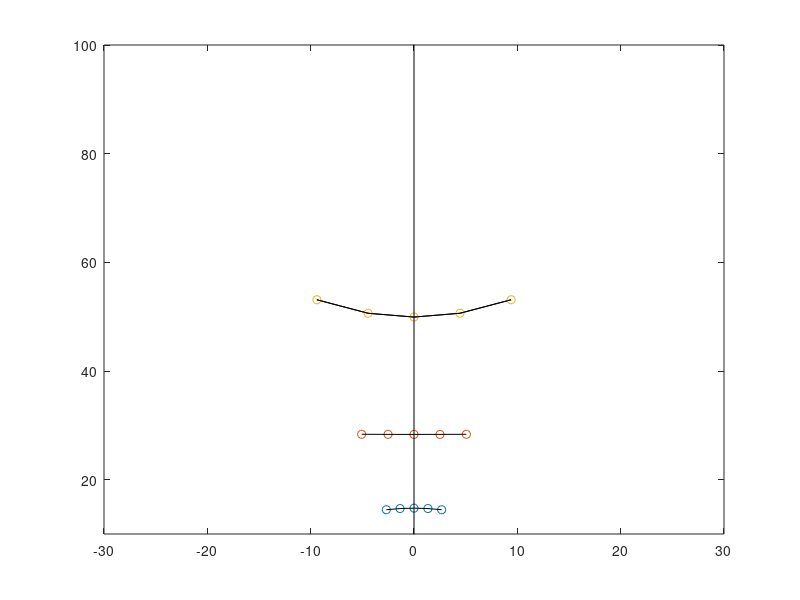

Write MATLAB code to recreate this figure.
% This function calculates the Horizontal Horopter curve
clc;
clear all;

% Declaration of parameters which are subject dependent and determined
% experimentally in A.Zajaczkowska.

%ro=89.70;%107.9;
% For A.J. set sg = 12.32 x0 = 50 for concave,80.79 for straight
%and 180 for convex. pd=6.48,f2=3.3.
%For T.K set sg = 12.32 x0=70 for concave,x0=101.51 for straight line
%and 140 for convex,pd=6.70,f2=3.35.
%For S.V.S. set sg = 3.32 x0=15 for concave,x0=28.46  for straight line
%and 50 for convex,pd=6.60,f2=3.30.

% This part simulate the concave horopter
sg=3.32;%modification 3.32,12.32
xo= 15; % modification 15    %50;%75;   %75; %65  %300.0;%107.9
pd=6.60;%6.60
f2=3.30; % f=pd;f2=f/2;
%%p1=-10:0.2:10;
p1=-10:5:10;
%phi=(pi/180)*(-10);
phi=(pi/180).*(p1);
gmo=pd/xo;
gm=(1/sg).*acosh(cos(phi).*cosh(sg.*gmo));
%gm=0.0594;
%phi= acos(cos(sg*gmo)/cos(sg*gmo));
%phi=-(pi/180)*(5);
x= f2.*((cos(2.*phi)+cos(gm))./sin(gm));
y=f2.*sin(2.*phi)./sin(gm);

% % plot(y,x,'k');
% % axis([-30 30 60 80]);
% % xlabel('Horizontal distance in pixel');
% % ylabel('Vertical distance in pixel');
% % figure();

% % This part simulate straight horopter
xo=28.46;% modification 28.46      %100; %65  %300.0;%107.9
pd=6.60;%modification 6.60
f2=3.30;
%f=pd;
%f2=f/2;
%p1=-10:0.1:10;
p1=-10:5:10;

%phi=(pi/180)*(-10);
phi=(pi/180).*(p1);
gmo=pd/xo;
gm=(1/sg).*acosh(cos(phi).*cosh(sg.*gmo));
%gm=0.0594;
%phi= acos(cos(sg*gmo)/cos(sg*gmo));
%phi=-(pi/180)*(5);
x1= f2.*((cos(2.*phi)+cos(gm))./sin(gm));
y1=f2.*sin(2.*phi)./sin(gm);

% % plot(y1,x1,'k');%,x2,y2,'k.-');
% % %plot(y,x,'k--');
% % xlabel('Horizontal distance in pixel');
% % ylabel('Vertical distance in pixel');
% % axis([-30 30 60 200]);
% % figure();

% This part simulates convex horopter

xo=50;%180;%300; %65  %300.0;%107.9
pd=6.60;%modification 6.60
f2=3.30; % f=pd;f2=f/2;
%p1=-10:0.1:10;
p1=-10:5:10;
%phi=(pi/180)*(-10);
phi=(pi/180).*(p1);
gmo=pd/xo;
gm=(1/sg).*acosh(cos(phi).*cosh(sg.*gmo));
%gm=0.0594;
%phi= acos(cos(sg*gmo)/cos(sg*gmo));
%phi=-(pi/180)*(5);
x2= f2.*((cos(2.*phi)+cos(gm))./sin(gm));
y2=f2.*sin(2.*phi)./sin(gm);

plot(y2,x2,'k');%,x2,y2,'k.-');
%plot(y,x,'k--');
% % axis([-30 30 60 500]);
% % xlabel('Horizontal distance in pixel');
% % ylabel('Vertical distance in pixel');
% % figure();
hold all
scatter(y,x,'ko');
scatter(y1,x1,'ko');
scatter(y2,x2,'ko');
line(y,x,'color','black');
line(y1,x1,'color','black');
line(y2,x2,'color','black');

axis([-30  30 10 100]);
%axis([-30  30 20 200]);


%p1 = [2 3];                         % First Point
%p2 = [9 8];                         % Second Point
%dp = p2-p1;                         % Difference
p1 = [0 0]; 
p2= [0,200];
dp=p2-p1;
figure(1)
h1=quiver(p1(1),p1(2),dp(1),dp(2),1,'color','black');
set(h1,'AutoScale','on', 'AutoScaleFactor', 2)

% grid
% axis([0  10    0  10])
% text(p1(1),p1(2), sprintf('(%.0f,%.0f)',p1))
% text(p2(1),p2(2), sprintf('(%.0f,%.0f)',p2))
% 


